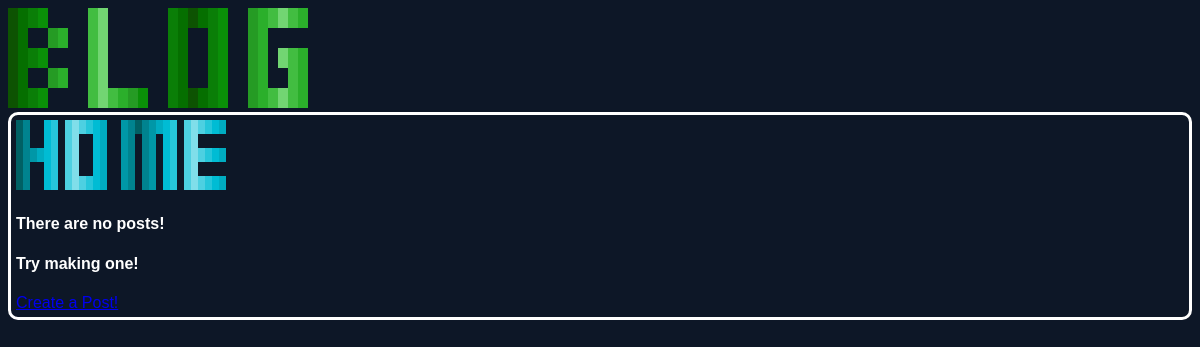
Before: / with the older database file.
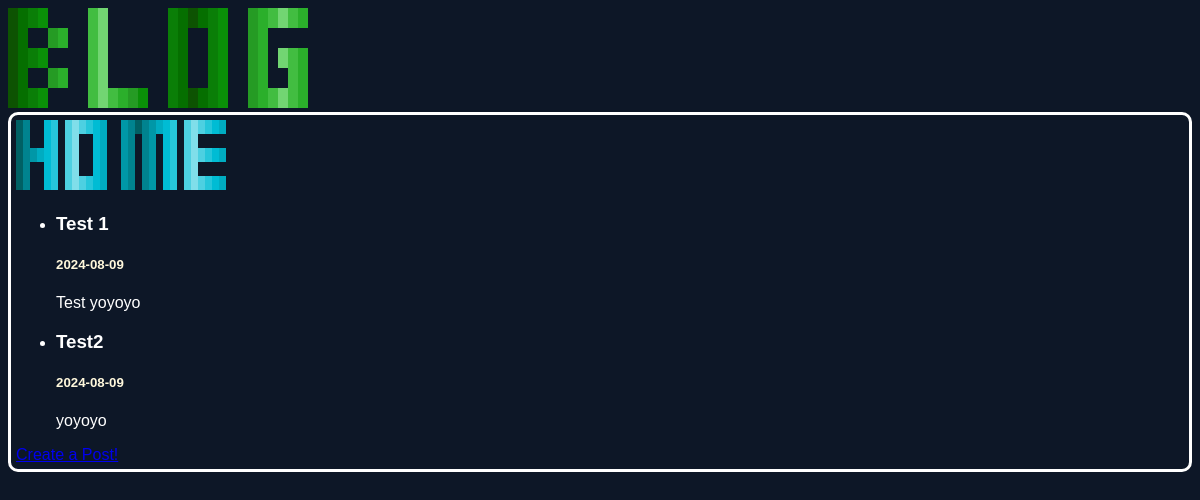
After: the same page with the newer database file.
### app.py (models this page shows, shortened)
class Post(db.Model):
    id = db.Column(db.Integer, primary_key=True)
    title = db.Column(db.String(50), nullable=False)
    body = db.Column(db.String(500))
    date_created = db.Column(db.DateTime, default=datetime.now())

### app.py (the view)
@app.route("/")
def index():
    top_posts = Post.query.order_by(Post.date_created).all()[:5]
    return render_template("home.html", top_posts=top_posts)

### templates/home.html (shortened to what this page needs)
{% extends "global.html" %}
{% block head %}
<link rel="stylesheet" href="{{ url_for('static', filename='css/home.css') }}">
{% endblock %}
{% block body %}
<div class="main">
    <img src="{{ url_for('static', filename='images/blog-home.png')}}">
    {% if top_posts|length < 1 %}
    <h4>There are no posts!</h4>
    <h4>Try making one!</h4>
    {% else %}
    <ul>
        {% for post in top_posts %}
        <li>
            <h3>{{ post.title }}</h3>
            <h5 class="date">{{post.date_created.date()}}</h5>
            <div>{{ post.body }}</div>
        </li>
        {% endfor %}
    </ul>
    {% endif %}
    <a href="/posts/create/" id="create-post">Create a Post!</a>
</div>
{% endblock %}

### templates/global.html (shortened to what this page needs)
<!DOCTYPE html>
<html lang="en">
<head>
    <link rel="stylesheet" href="{{ url_for('static', filename='css/global.css') }}">
    {% block head %}{% endblock %}
</head>
<body>
    <a href="/"><img src="{{ url_for('static', filename='images/blog.png')}}"></a>
    {% block body %}{% endblock %}
</body>
</html>

### static/css/global.css (style rules this page uses)
body { background-color: rgb(13, 23, 39); color: white; font-family: sans-serif; }
.main { border: 3px white solid; padding: 5px; border-radius: 10px; }

### static/css/home.css (style rules this page uses)
.date { color: cornsilk; }

Changed rows visible on the page:
added Post: title "Test 1", date_created "2024-08-09", body "Test yoyoyo"
added Post: title "Test2", date_created "2024-08-09", body "yoyoyo"
Other visible differences:
text no longer shown: "There are no posts! Try making one!"
